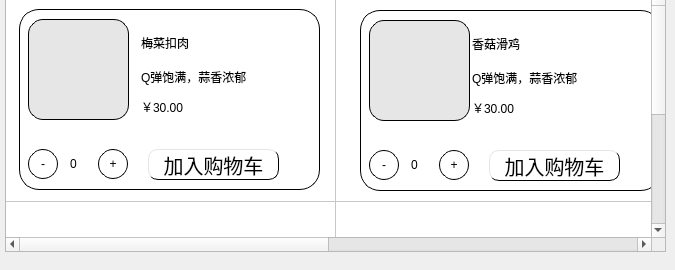
      <widget class="QWidget" name="page_7">
       <widget class="QTableWidget" name="tableWidget_2">
        <property name="geometry">
         <rect>
          <x>5</x>
          <y>-9</y>
          <width>661</width>
          <height>261</height>
         </rect>
        </property>
        <property name="styleSheet">
         <string notr="true"/>
        </property>
        <attribute name="horizontalHeaderVisible">
         <bool>false</bool>
        </attribute>
        <attribute name="horizontalHeaderDefaultSectionSize">
         <number>330</number>
        </attribute>
        <attribute name="verticalHeaderVisible">
         <bool>false</bool>
        </attribute>
        <attribute name="verticalHeaderDefaultSectionSize">
         <number>210</number>
        </attribute>
        <row>
         <property name="text">
          <string>新建行</string>
         </property>
        </row>
        <row>
         <property name="text">
          <string>新建行</string>
         </property>
        </row>
        <column>
         <property name="text">
          <string>新建列</string>
         </property>
        </column>
        <column>
         <property name="text">
          <string>新建列</string>
         </property>
        </column>
       </widget>
       <widget class="QWidget" name="widget_special1" native="true">
        <property name="geometry">
         <rect>
          <x>9</x>
          <y>-1</y>
          <width>321</width>
          <height>201</height>
         </rect>
        </property>
        <widget class="QWidget" name="widget_xia_2" native="true">
         <property name="geometry">
          <rect>
           <x>10</x>
           <y>10</y>
           <width>301</width>
           <height>181</height>
          </rect>
         </property>
         <property name="styleSheet">
          <string notr="true">QWidget{
	background-color: rgb(255, 255, 255);
	border-radius:20px;
	border:1px solid black;
}

QWidget:hover{
	border-radius:20px;
	border:1px solid blue;
}
QToolButton{

	border-radius:15px;
}
QPushButton:hover{
	background-color: rgb(0, 170, 255);
}
QToolButton:hover{
	color: rgb(0, 170, 255);
}</string>
         </property>
         <widget class="QToolButton" name="mei_jia">
          <property name="geometry">
           <rect>
            <x>79</x>
            <y>140</y>
            <width>30</width>
            <height>30</height>
           </rect>
          </property>
          <property name="styleSheet">
           <string notr="true"/>
          </property>
          <property name="text">
           <string>+</string>
          </property>
         </widget>
         <widget class="QLineEdit" name="xia_text_6">
          <property name="geometry">
           <rect>
            <x>120</x>
            <y>60</y>
            <width>174</width>
            <height>22</height>
           </rect>
          </property>
          <property name="styleSheet">
           <string notr="true">QLineEdit{
	border:none;
	font:20px &quot;楷体&quot;;
}</string>
          </property>
          <property name="text">
           <string>Q弹饱满，蒜香浓郁</string>
          </property>
          <property name="readOnly">
           <bool>true</bool>
          </property>
         </widget>
         <widget class="QLabel" name="xia_tu_6">
          <property name="geometry">
           <rect>
            <x>9</x>
            <y>10</y>
            <width>101</width>
            <height>101</height>
           </rect>
          </property>
          <property name="styleSheet">
           <string notr="true">QLabel{
	background-color: ;
	background-color: rgb(230, 230, 230);
	border-radius:15px;
}
</string>
          </property>
          <property name="text">
           <string/>
          </property>
          <property name="pixmap">
           <pixmap resource="images.qrc">:/meicai.png</pixmap>
          </property>
          <property name="scaledContents">
           <bool>true</bool>
          </property>
         </widget>
         <widget class="QLineEdit" name="mei_num">
          <property name="geometry">
           <rect>
            <x>49</x>
            <y>140</y>
            <width>21</width>
            <height>30</height>
           </rect>
          </property>
          <property name="styleSheet">
           <string notr="true">QLineEdit {

	border:none;
}</string>
          </property>
          <property name="text">
           <string>0</string>
          </property>
         </widget>
         <widget class="QPushButton" name="xia_bt_4">
          <property name="geometry">
           <rect>
            <x>129</x>
            <y>140</y>
            <width>131</width>
            <height>31</height>
           </rect>
          </property>
          <property name="styleSheet">
           <string notr="true">QPushButton{
	border-radius:10px;
	font:20px;
	border-left:1px solid rgb(229,229,229);
	border-top:1px solid rgb(229,229,229);
	
}</string>
          </property>
          <property name="text">
           <string>加入购物车</string>
          </property>
         </widget>
         <widget class="QToolButton" name="mei_jian">
          <property name="geometry">
           <rect>
            <x>9</x>
            <y>140</y>
            <width>30</width>
            <height>30</height>
           </rect>
          </property>
          <property name="text">
           <string>-</string>
          </property>
         </widget>
         <widget class="QLineEdit" name="xia_line_6">
          <property name="geometry">
           <rect>
            <x>120</x>
            <y>20</y>
            <width>179</width>
            <height>34</height>
           </rect>
          </property>
          <property name="styleSheet">
           <string notr="true">QLineEdit{
	border:none;
	font:30px &quot;楷体&quot;;
}</string>
          </property>
          <property name="text">
           <string>梅菜扣肉</string>
          </property>
          <property name="readOnly">
           <bool>true</bool>
          </property>
         </widget>
         <widget class="QLineEdit" name="xia_piece_6">
          <property name="geometry">
           <rect>
            <x>120</x>
            <y>90</y>
            <width>174</width>
            <height>22</height>
           </rect>
          </property>
          <property name="styleSheet">
           <string notr="true">QLineEdit{
	border:none;
	font:20px &quot;楷体&quot;;
}</string>
          </property>
          <property name="text">
           <string>￥30.00</string>
          </property>
          <property name="readOnly">
           <bool>true</bool>
          </property>
         </widget>
        </widget>
       </widget>
       <widget class="QWidget" name="widget_special2" native="true">
        <property name="geometry">
         <rect>
          <x>350</x>
          <y>0</y>
          <width>301</width>
          <height>201</height>
         </rect>
        </property>
        <widget class="QWidget" name="widget_xia_3" native="true">
         <property name="geometry">
          <rect>
           <x>10</x>
           <y>10</y>
           <width>301</width>
           <height>181</height>
          </rect>
         </property>
         <property name="styleSheet">
          <string notr="true">QWidget{
	background-color: rgb(255, 255, 255);
	border-radius:20px;
	border:1px solid black;
}

QWidget:hover{
	border-radius:20px;
	border:1px solid blue;
}
QToolButton{

	border-radius:15px;
}
QPushButton:hover{
	background-color: rgb(0, 170, 255);
}
QToolButton:hover{
	color: rgb(0, 170, 255);
}</string>
         </property>
         <widget class="QToolButton" name="gu_jia">
          <property name="geometry">
           <rect>
            <x>79</x>
            <y>140</y>
            <width>30</width>
            <height>30</height>
           </rect>
          </property>
          <property name="styleSheet">
           <string notr="true"/>
          </property>
          <property name="text">
           <string>+</string>
          </property>
         </widget>
         <widget class="QLineEdit" name="xia_text_7">
          <property name="geometry">
           <rect>
            <x>110</x>
            <y>60</y>
            <width>174</width>
            <height>22</height>
           </rect>
          </property>
          <property name="styleSheet">
           <string notr="true">QLineEdit{
	border:none;
	font:20px &quot;楷体&quot;;
}</string>
          </property>
          <property name="text">
           <string>Q弹饱满，蒜香浓郁</string>
          </property>
          <property name="readOnly">
           <bool>true</bool>
          </property>
         </widget>
         <widget class="QLabel" name="xia_tu_7">
          <property name="geometry">
           <rect>
            <x>9</x>
            <y>10</y>
            <width>101</width>
            <height>101</height>
           </rect>
          </property>
          <property name="styleSheet">
           <string notr="true">QLabel{
	background-color: ;
	background-color: rgb(230, 230, 230);
	border-radius:15px;
}
</string>
          </property>
          <property name="text">
           <string/>
          </property>
          <property name="pixmap">
           <pixmap resource="images.qrc">:/xianggu.png</pixmap>
          </property>
          <property name="scaledContents">
           <bool>true</bool>
          </property>
         </widget>
         <widget class="QLineEdit" name="gu_num">
          <property name="geometry">
           <rect>
            <x>49</x>
            <y>140</y>
            <width>21</width>
            <height>30</height>
           </rect>
          </property>
          <property name="styleSheet">
           <string notr="true">QLineEdit {

	border:none;
}</string>
          </property>
          <property name="text">
           <string>0</string>
          </property>
         </widget>
         <widget class="QPushButton" name="xia_bt_5">
          <property name="geometry">
           <rect>
            <x>129</x>
            <y>140</y>
            <width>131</width>
            <height>31</height>
           </rect>
          </property>
          <property name="styleSheet">
           <string notr="true">QPushButton{
	border-radius:10px;
	font:20px;
	border-left:1px solid rgb(229,229,229);
	border-top:1px solid rgb(229,229,229);
	
}</string>
          </property>
          <property name="text">
           <string>加入购物车</string>
          </property>
         </widget>
         <widget class="QToolButton" name="gu_jian">
          <property name="geometry">
           <rect>
            <x>9</x>
            <y>140</y>
            <width>30</width>
            <height>30</height>
           </rect>
          </property>
          <property name="text">
           <string>-</string>
          </property>
         </widget>
         <widget class="QLineEdit" name="xia_line_7">
          <property name="geometry">
           <rect>
            <x>110</x>
            <y>20</y>
            <width>131</width>
            <height>34</height>
           </rect>
          </property>
          <property name="styleSheet">
           <string notr="true">QLineEdit{
	border:none;
	font:30px &quot;楷体&quot;;
}</string>
          </property>
          <property name="text">
           <string>香菇滑鸡</string>
          </property>
          <property name="readOnly">
           <bool>true</bool>
          </property>
         </widget>
         <widget class="QLineEdit" name="xia_piece_7">
          <property name="geometry">
           <rect>
            <x>110</x>
            <y>90</y>
            <width>131</width>
            <height>22</height>
           </rect>
          </property>
          <property name="styleSheet">
           <string notr="true">QLineEdit{
	border:none;
	font:20px &quot;楷体&quot;;
}</string>
          </property>
          <property name="text">
           <string>￥30.00</string>
          </property>
          <property name="readOnly">
           <bool>true</bool>
          </property>
         </widget>
        </widget>
       </widget>
      </widget>
